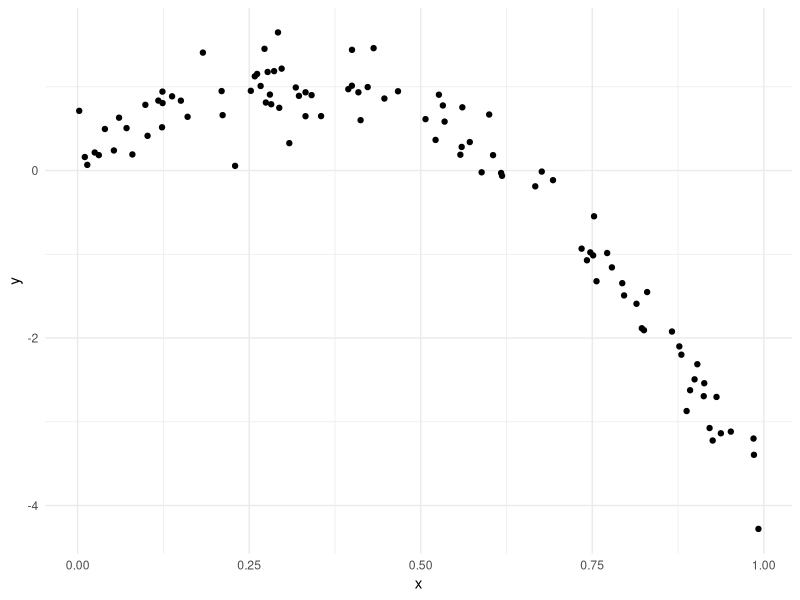
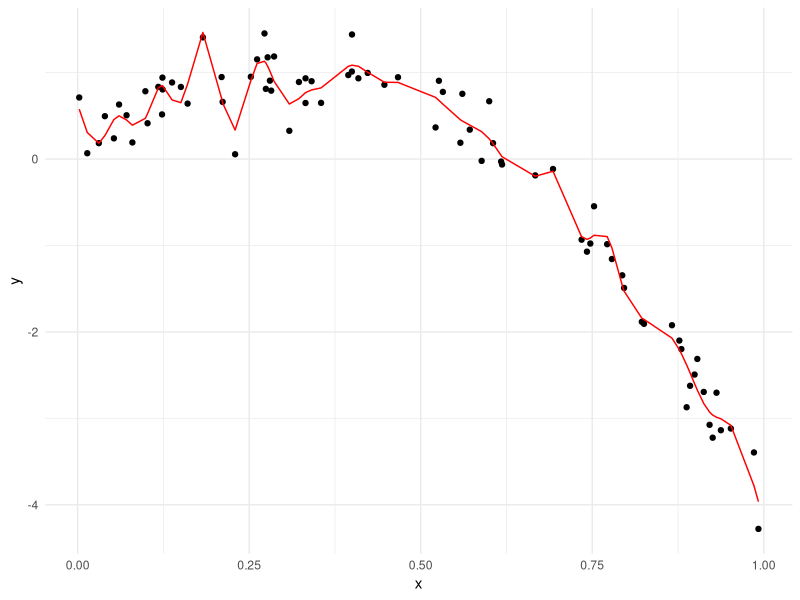
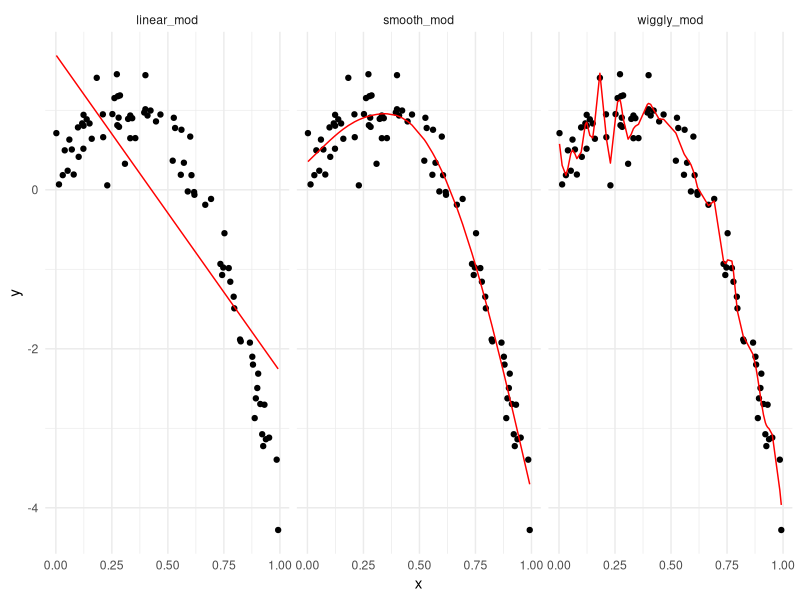
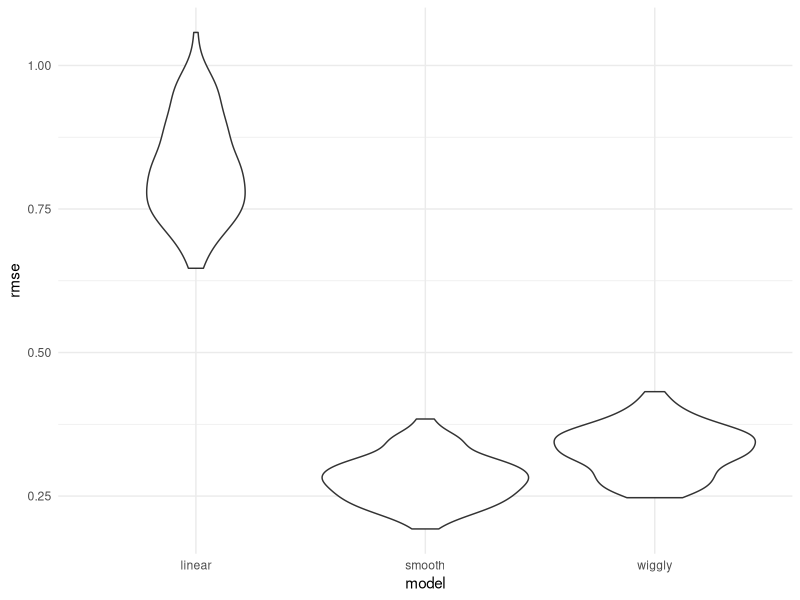

The R source for these figures, in order:
## ---- chunk 1
library(tidyverse)
library(modelr)
library(mgcv)

knitr::opts_chunk$set(
  fig.width = 6,
  fig.asp = .6,
  out.width = "90%"
)

theme_set(theme_minimal() + theme(legend.position = "bottom"))
          
options(
  ggplot2.continuous.colour = "viridis",
  ggplot2.continuous.fill = "viridis"
)

scale_colour_discrete = scale_colour_viridis_d
scale_fill_discrete = scale_fill_viridis_d
## ---- chunk 2
nonlin_df =
  tibble(
    id = 1:100,
    x = runif(100, 0, 1),
    y = 1 - 10 * (x - .3) ^ 2 + rnorm(100, 0, .3)
  )
## ---- chunk 3
nonlin_df %>% 
  ggplot(aes(x = x, y = y)) +
  geom_point()
## ---- chunk 4
train_df = sample_n(nonlin_df, size = 80)
test_df = anti_join(nonlin_df, train_df, by = "id")
## ---- chunk 5
linear_mod = lm(y ~ x, data = train_df)
smooth_mod = gam(y ~ s(x), data = train_df)
wiggly_mod = gam(y ~ s(x, k =30), sp = 10e-6, data = train_df)
## ---- chunk 6
train_df %>% 
  add_predictions(wiggly_mod) %>% 
  ggplot(aes(x = x, y = y)) +
  geom_point() +
  geom_line(aes(y = pred), color = "red")
## ---- chunk 7
train_df %>% 
  gather_predictions(linear_mod, smooth_mod, wiggly_mod) %>% 
  ggplot(aes(x = x, y = y)) +
  geom_point() +
  geom_line(aes(y = pred), color = "red") +
  facet_grid(. ~ model)
## ---- chunk 8
rmse(linear_mod, test_df)
rmse(smooth_mod, test_df)
rmse(wiggly_mod, test_df)
## ---- chunk 9
# train and test side by side + id -- list columns
cv_df =
  crossv_mc(nonlin_df, 100)
## ---- chunk 10
# R default stores as resample
cv_df %>% pull(train) %>% .[[1]] %>% as_tibble()
cv_df %>% pull(test) %>% .[[1]] %>% as_tibble()
## ---- chunk 11
# convert to tibble
cv_df =  
  cv_df %>% 
  mutate(
    train = map(train, as_tibble),
    test = map(test, as_tibble)
  )
## ---- chunk 12
cv_df =
  cv_df %>% 
  mutate(
    linear_mod = map(.x = train, ~lm(y ~ x, data = .x)),
    smooth_mod = map(.x = train, ~gam(y ~ s(x), data = .x)),
    wiggly_mod = map(.x = train, ~gam(y ~ s(x, k = 30), sp = 10e-6, data = .x))
  ) %>% 
  mutate(
    rmse_linear = map2_dbl(.x = linear_mod, .y = test, ~rmse(model = .x, data = .y)),
    rmse_smooth = map2_dbl(.x = smooth_mod, .y = test, ~rmse(model = .x, data = .y)),
    rmse_wiggly = map2_dbl(.x = wiggly_mod, .y = test, ~rmse(model = .x, data = .y))
  )
## ---- chunk 13
# smooth model is the best in this case
cv_df %>% 
  select(starts_with("rmse")) %>% 
  pivot_longer(
    everything(),
    names_to = "model",
    values_to = "rmse",
    names_prefix = "rmse_"
  ) %>% 
  ggplot(aes(x = model, y = rmse)) +
  geom_violin()
## ---- chunk 14
cv_df %>% 
  select(starts_with("rmse")) %>% 
  pivot_longer(
    everything(),
    names_to = "model",
    values_to = "rmse",
    names_prefix = "rmse_"
  ) %>% 
  group_by(model) %>% 
  summarize(avg_rmse = mean(rmse))
